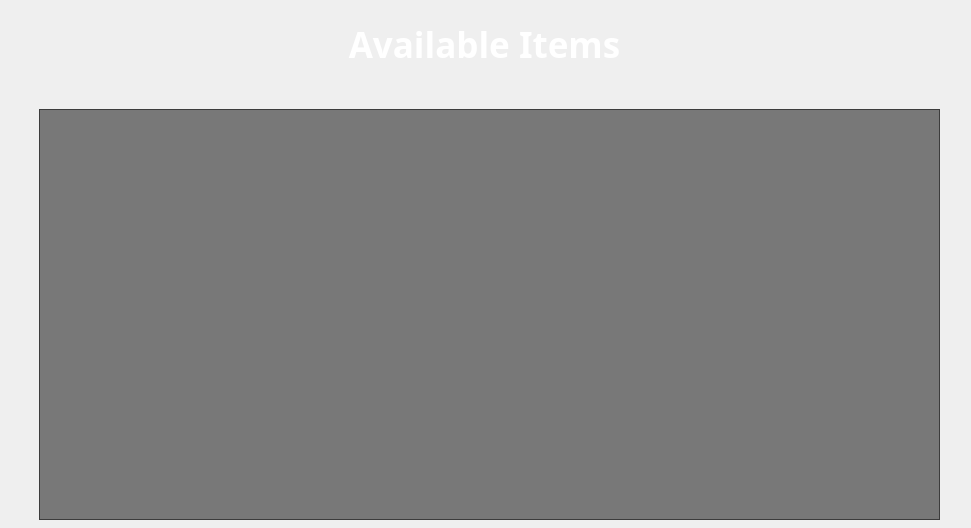
<?xml version="1.0" encoding="UTF-8"?>
<ui version="4.0">
 <class>AvailableItems</class>
 <widget class="QDialog" name="AvailableItems">
  <property name="geometry">
   <rect>
    <x>0</x>
    <y>0</y>
    <width>971</width>
    <height>528</height>
   </rect>
  </property>
  <property name="windowTitle">
   <string>Dialog</string>
  </property>
  <widget class="QWidget" name="widget" native="true">
   <property name="geometry">
    <rect>
     <x>-1</x>
     <y>-1</y>
     <width>981</width>
     <height>531</height>
    </rect>
   </property>
   <property name="styleSheet">
    <string notr="true">#widget{border-image: url(:/new/backgrounds/images/bch2.png);}</string>
   </property>
   <widget class="QTableView" name="tableView">
    <property name="geometry">
     <rect>
      <x>40</x>
      <y>110</y>
      <width>901</width>
      <height>411</height>
     </rect>
    </property>
    <property name="styleSheet">
     <string notr="true">background-color:rgba(0,0,0,0.5);
color : white;
font-size:15px;
border-raduis:10px;</string>
    </property>
   </widget>
   <widget class="QLabel" name="label">
    <property name="geometry">
     <rect>
      <x>0</x>
      <y>20</y>
      <width>971</width>
      <height>51</height>
     </rect>
    </property>
    <property name="font">
     <font>
      <family>Orbitron Black</family>
      <pointsize>26</pointsize>
      <weight>75</weight>
      <bold>true</bold>
     </font>
    </property>
    <property name="styleSheet">
     <string notr="true">color:white</string>
    </property>
    <property name="text">
     <string>Available Items</string>
    </property>
    <property name="alignment">
     <set>Qt::AlignCenter</set>
    </property>
   </widget>
  </widget>
 </widget>
 <resources/>
 <connections/>
</ui>
